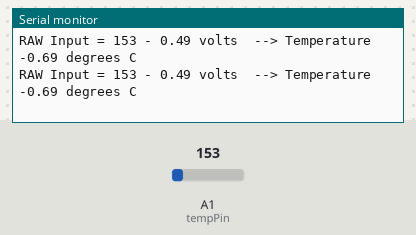
A sketch run on a simulated Arduino Uno, built with avr-gcc and run on an emulated ATmega328P. Shown: the last lines printed to the serial monitor. The inputs (shaded band) are chosen by the test bench; at power-on: A1 (tempPin) = 153.

Above: at 1.8 s.
1.9 s: A1 (tempPin) set to 165
At 2.5 s:
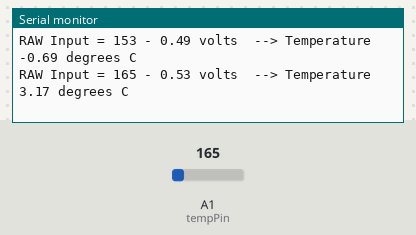
3.4 s: A1 (tempPin) set to 175
At 4.8 s:
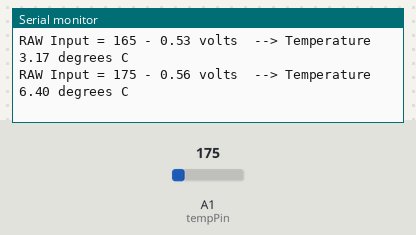
Timing chart, 0 to 6.4 s (numbered marks = the images above; inputs shaded):
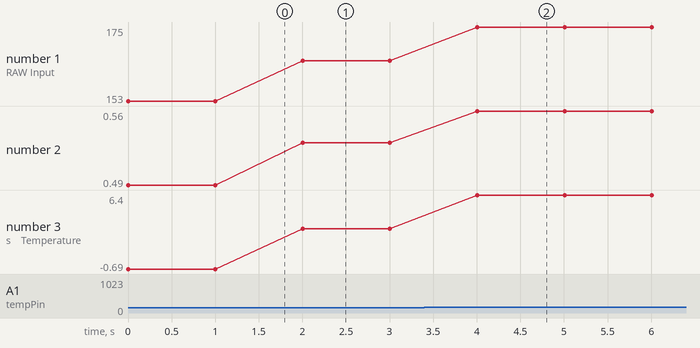

Measured:
- after the input at 1.9 s, the serial monitor: prints a new line after 0.10 s (image 1)
- after the input at 3.4 s, the serial monitor: prints a new line after 0.61 s (image 2)
- plotted number 1: 153 → 165 after the input at 1.9 s, 165 → 175 after the input at 3.4 s
- plotted number 2: 0.49 → 0.53 after the input at 1.9 s, 0.53 → 0.56 after the input at 3.4 s
- plotted number 3: -0.69 → 3.17 after the input at 1.9 s, 3.17 → 6.4 after the input at 3.4 s

The sketch:

ENGG4000_TemperatureSensor.ino
```cpp
//Analog Reference Voltage
#define aref_voltage 3.3

int tempPin = 1;

int tempReading;
void setup() {
  // put your setup code here, to run once:
Serial.begin(9600);
analogReference(EXTERNAL);
}

void loop() {
  // Read voltage value from sensor
  tempReading = analogRead(tempPin);
  //Print to serial monitor
  Serial.print("RAW Input = ");
  Serial.print(tempReading);

  // Convert to voltage
  float voltage = tempReading * aref_voltage;
  voltage /= 1024.0;

  //Print voltage to serial monitor
  Serial.print(" - ");
  Serial.print(voltage);
  Serial.print(" volts ");

  // Print the temperature
  // Convert from 10 mv per degree with 500 mv offset to degree celsius
  // (voltage - 500mv) * 10)
  float temperatureC = (voltage - 0.5) * 100;
  Serial.print(" --> Temperature ");
  Serial.print(temperatureC);
  Serial.println(" degrees C");

  // Delay for sensor to stabilize
  delay(1000);

}
```
